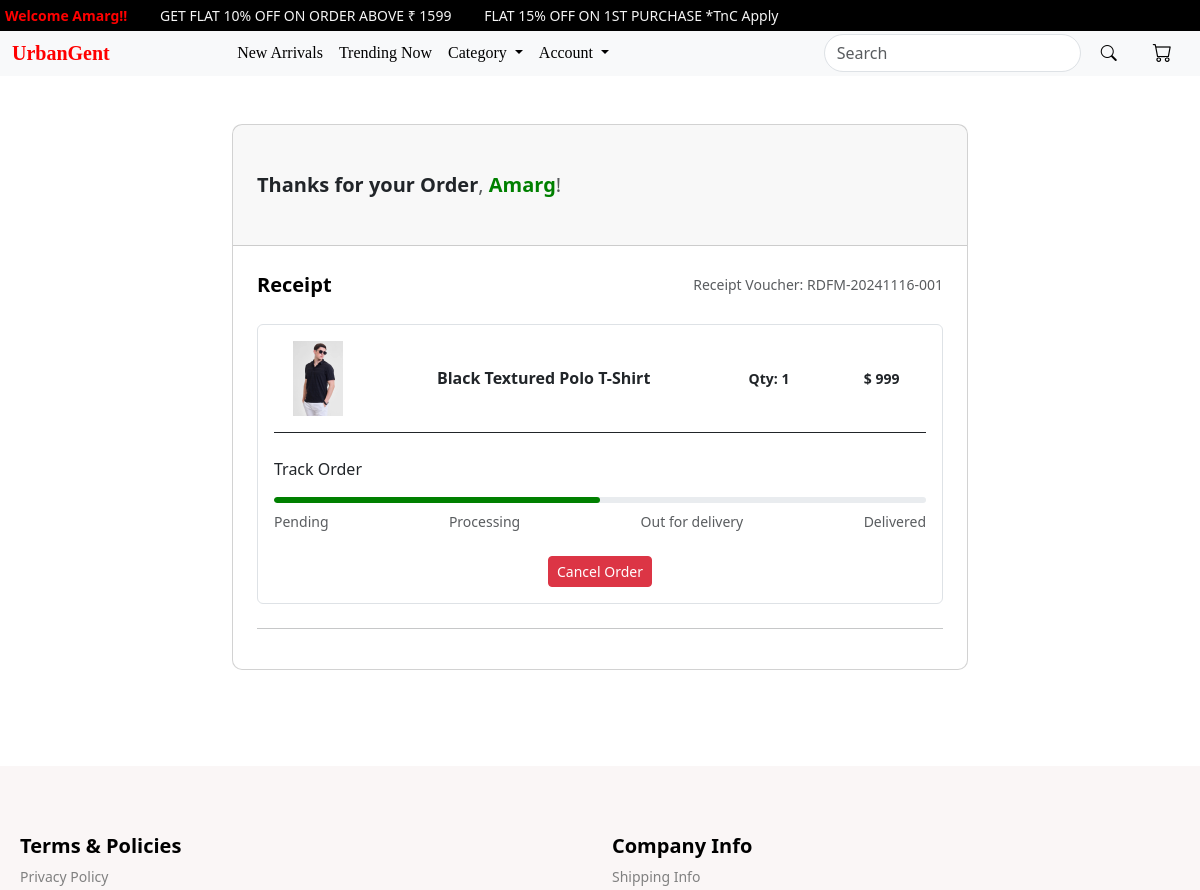
The page /order/ (signed in, upper part) on the database as committed earlier.
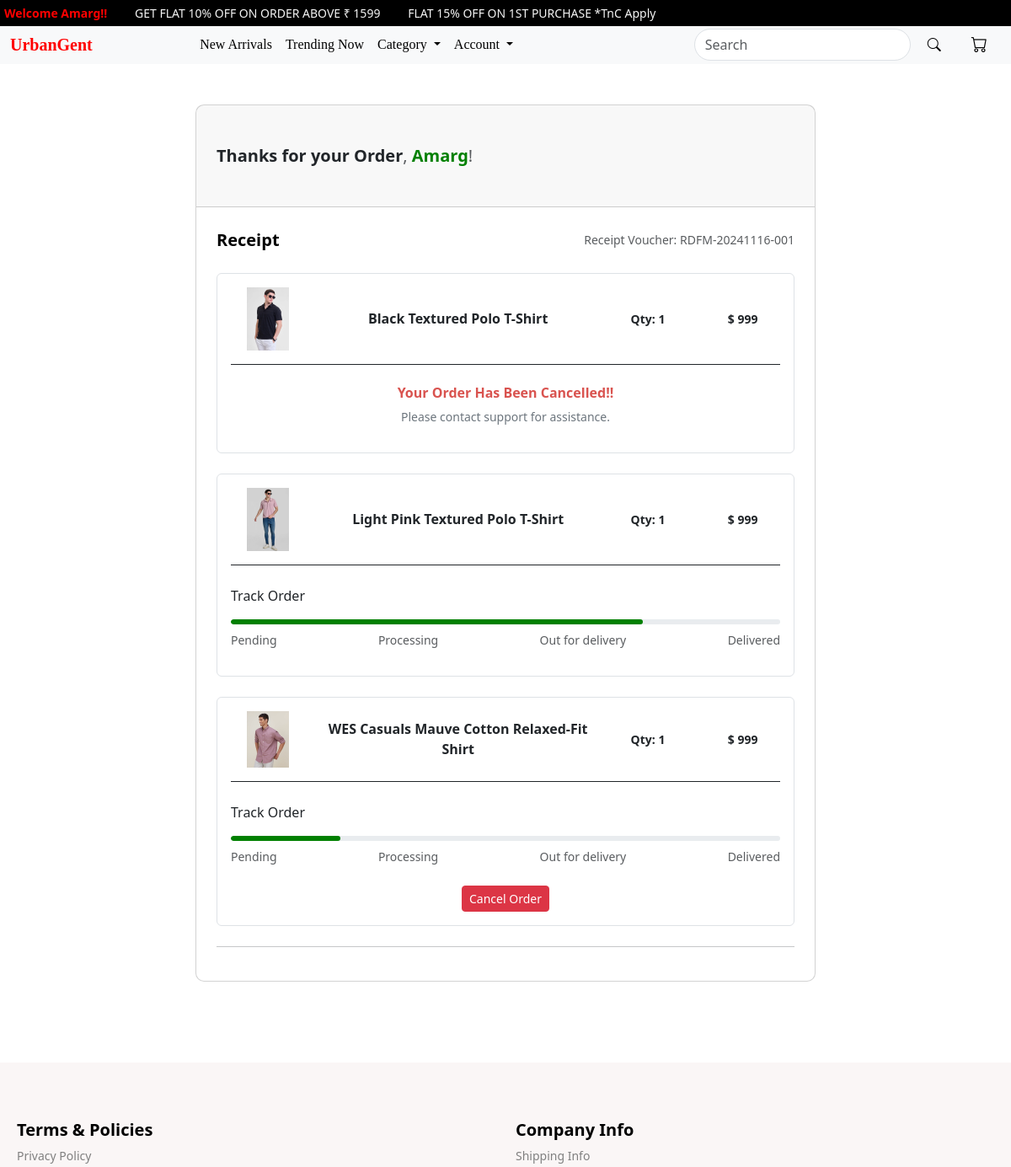
The same page on the database as committed later.
### core/models.py (models this page shows, shortened)
class Order(models.Model):
        STATUS_CHOICES = [
        ('PENDING', 'Pending'),
        ('PROCESSING', 'Processing'),
        ('OUT FOR DELIVERY', 'Out for delivery'),
        ('COMPLETED', 'Completed'),
        ('CANCELLED', 'Cancelled'),
    ]
        user = models.ForeignKey(User, on_delete=models.CASCADE)
        customer=models.ForeignKey(Userdetails,on_delete=models.CASCADE)
        cloth=models.ForeignKey(new_arrival,on_delete=models.CASCADE)
        quantity = models.PositiveIntegerField(default=1)
        order_at = models.DateTimeField(auto_now_add=True)
        status = models.CharField(max_length=20, choices=STATUS_CHOICES, default='PENDING')
        order_size = models.CharField(max_length=3,default=' ')

class new_arrival(models.Model):
        CATEGORY_CHOICES = [
        ('NEWARRIVAL','newarrival'),
        ('SHIRTS','shirts'),
        ('T_SHIRTS','t-shirts'),
        ('SWEATSHIRTS','sweatshirts'),
        ('TROUSERS','trousers'),
        ('SHORTS','shorts'),
        ('TRENDING','trending')
    ]
        SIZE_CHOICES = [
        ('S', 'Small'),
        ('M', 'Medium'),
        ('L', 'Large'),
        ('XL', 'Extra Large'),
    ]
        name=models.CharField(max_length=100)
        category = models.CharField(max_length=30,choices=CATEGORY_CHOICES)
        short_d = models.CharField(max_length=400)
        desc = models.TextField()
        original_price=models.IntegerField(default=1000)
        discounted_price=models.IntegerField()
        size = models.CharField(max_length=2, choices=SIZE_CHOICES,default='S')
        upperwear_img = models.ImageField(upload_to='new_arrival_img')

### core/views.py (the view)
# urls.py: path('order/',views.order,name='order'),
def order(request):
    ord=Order.objects.filter(user=request.user)
    return render (request,'core/order.html',{'ord':ord})

### core/templates/core/order.html (shortened to what the changed rows need)
{% extends "core/base.html" %}
{% load static %}
{% block content %}
{% if ord %}
<section class="h-100 gradient-custom">
    <div class="container py-5 h-100">
        <div class="row justify-content-center align-items-center h-100">
            <div class="col-lg-10 col-xl-8">
                <div class="card order-card">
                    <div class="card-body p-4">
                        {% for o in ord %}
                        <div class="card shadow-0 border mb-4">
                            <div class="card-body">
                                <div class="row order-row d-flex align-items-center">
                                    <div class="col-md-2 text-center">
                                        <img src="{{ o.cloth.upperwear_img.url }}" alt="Image Description" class="img-fluid order-img">
                                    </div>
                                    <div class="col-md-6 text-center">
                                        <p class="text-muted mb-0"><strong class='text-dark'>{{ o.cloth.short_d }}</strong></p>
                                    </div>
                                    <div class="col-6 col-md-2 text-center">
                                        <p class="text-muted mb-0 small">
                                            <strong class="text-dark">Qty: {{ o.quantity }}</strong>
                                        </p>
                                    </div>
                                    <div class="col-6 col-md-2 text-center">
                                        <p class="text-muted mb-0 small">
                                            <strong class="text-dark">&#x24; {{ o.cloth.discounted_price }}</strong>
                                        </p>
                                    </div>
                                </div>
                                <hr class="mb-4" style="background-color: #e0e0e0; opacity: 1;">
                                {% if o.status == 'CANCELLED' %}
                                <div class="text-center">
                                    <h6 style="color: #d9534f; font-weight: bold;">Your Order Has Been Cancelled!!</h6>
                                    <p style="color: #6c757d; font-size: 14px;">Please contact support for assistance.</p>
                                </div>
                                {% else %}
                                    <div class="track-order">
                                        <p class='text-dark'>Track Order</p>
                                    </div>
                                    <div class="progress">
                                        <div class="progress-bar" role="progressbar"
                                            style="width:
                                            {% if o.status == 'PENDING' %} 20%
                                            {% elif o.status == 'PROCESSING' %} 50%
                                            {% elif o.status == 'OUT FOR DELIVERY' %} 75%
                                            {% elif o.status == 'COMPLETED' %} 100%
                                            {% endif %};"
                                            aria-valuenow="65" aria-valuemin="0" aria-valuemax="100">
                                        </div>
                                    </div>
                                    <div class="track-order mt-2">
                                        <p class="text-muted small">Pending</p>
                                        <p class="text-muted small">Processing</p>
                                        <p class="text-muted small">Out for delivery</p>
                                        <p class="text-muted small">Delivered</p>
                                    </div>
                                    {% if o.status == 'PENDING' or o.status == 'PROCESSING' %}
                                    <form method="POST" action="{% url 'cancel_order' o.id %}" style="text-align: center;">
                                        <button type="submit" class="btn btn-danger btn-sm mt-2">Cancel Order</button>
                                    </form>
                                    {% endif %}
                                {% endif %}
                            </div>
                        </div>
                        {% endfor %}
                        {% else %}
                        <h2 class='d-flex justify-content-center mt-5'>You Haven't Placed An Order&#128532;</h2>
                        {% endif %}
                    </div>
                </div>
            </div>
        </div>
    </div>
</section>
{% endblock content %}

Rows that differ between the two databases and show on the page:
changed Order "Black Textured Polo T-Shirt": status "Track Order Pending Processing Out for delivery Delivered Cancel Order" → "Your Order Has Been Cancelled!! Please contact support for assistance."
added Order: cloth.upperwear_img (picture), cloth.short_d "Light Pink Textured Polo T-Shirt", quantity "1", cloth.discounted_price "999", status "Track Order"
added Order: cloth.upperwear_img (picture), cloth.short_d "WES Casuals Mauve Cotton Relaxed-Fit Shirt", quantity "1", cloth.discounted_price "999", status "Track Order"
